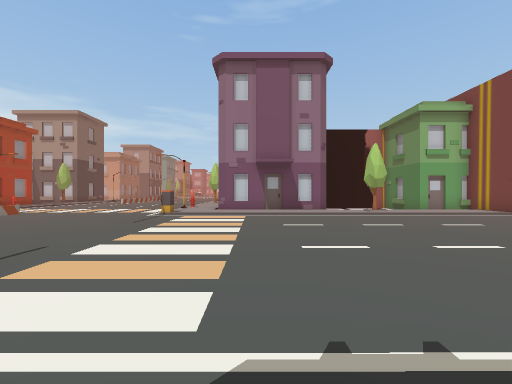
[1] (above)

16 first-person views from a walk through a Unity game level. The camera is 1.4 m above the floor, looks level and sees 90° across. The floor is counted in squares, 2 m on a side. Each view is taken from the middle of a square. On the plan, view 1 faces up. The plan holds only what a view shows up to about 9 squares ahead; the rest is blank. The place goes on beyond the plan.

[2]
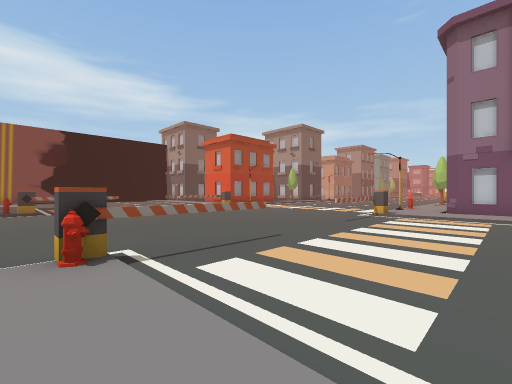

[3]
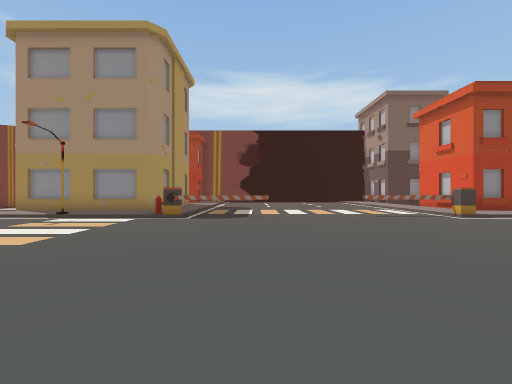

[4]
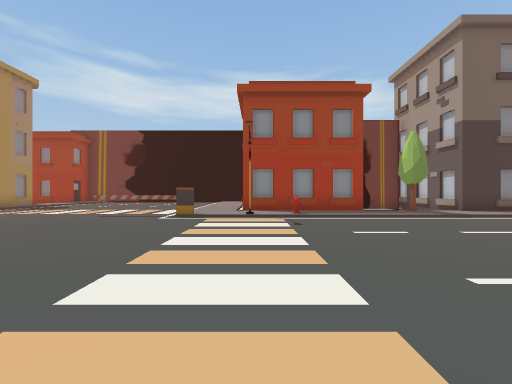

[5]
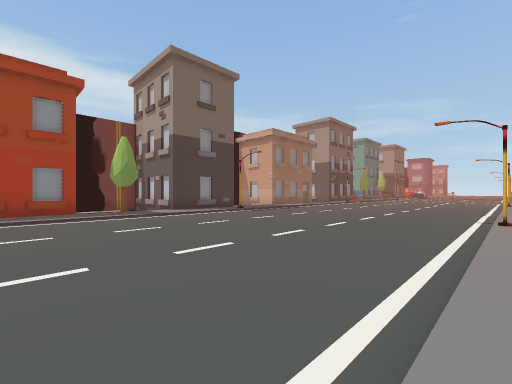

[6]
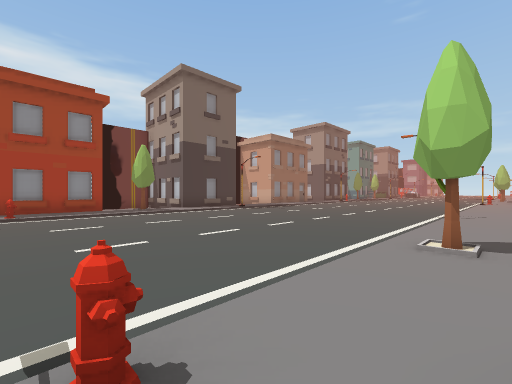

[7]
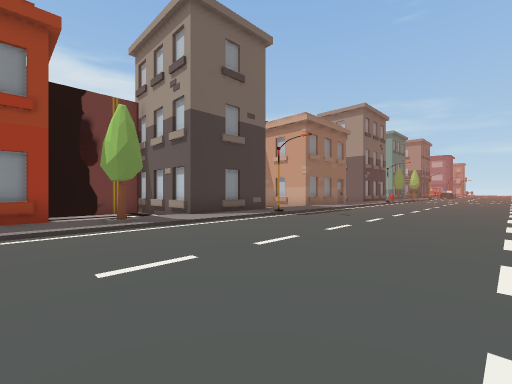

[8]
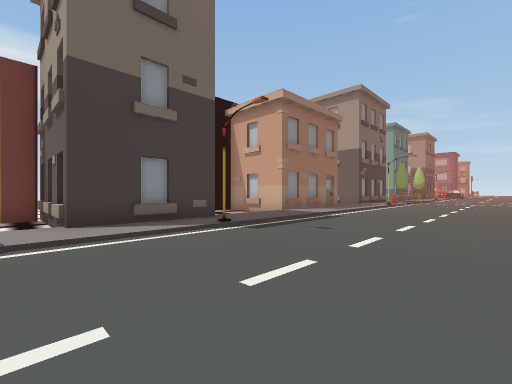

[9]
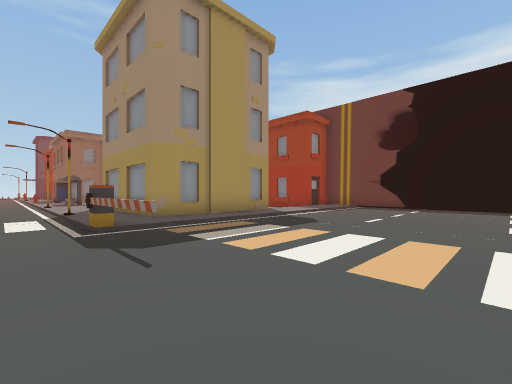

[10]
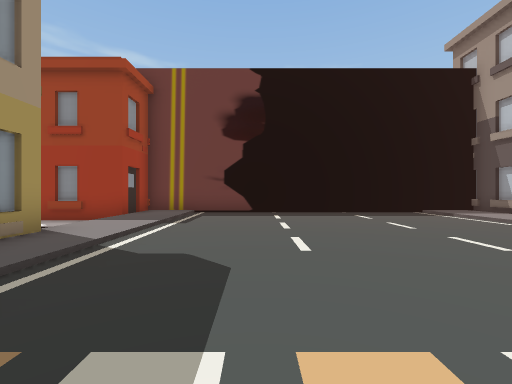

[11]
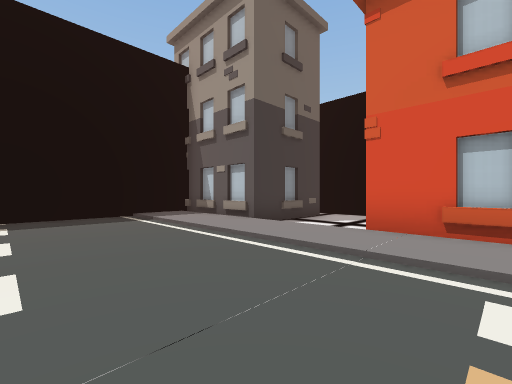

[12]
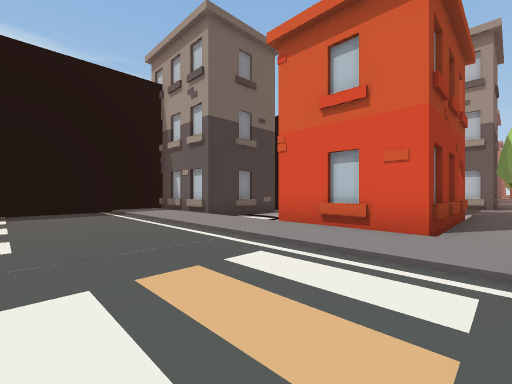

[13]
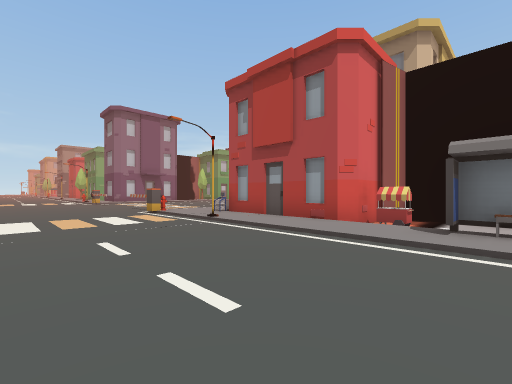

[14]
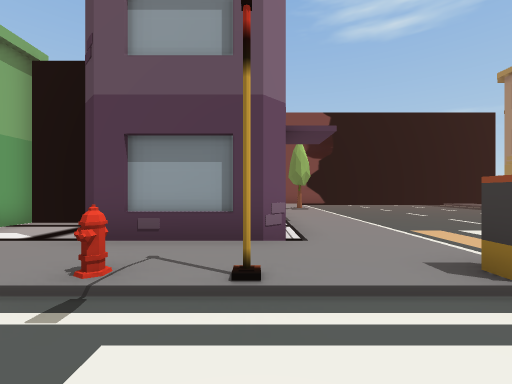

[15]
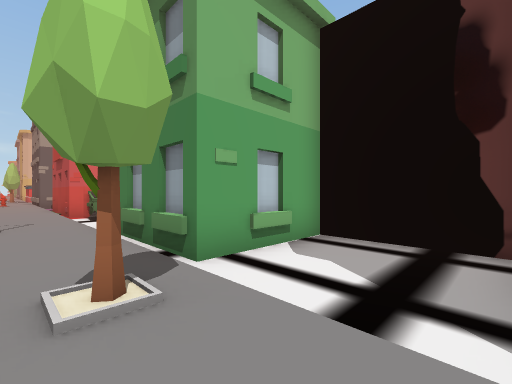

[16]
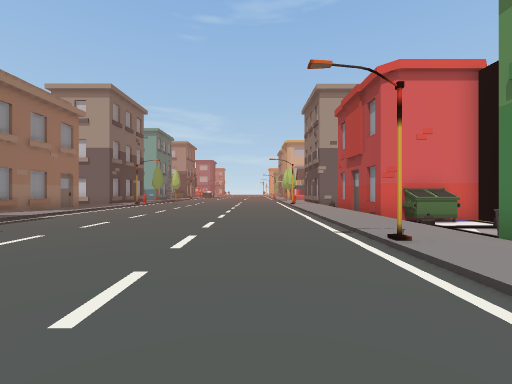

### Floor plan
Key: @ floor where view 1 was taken; # wall or solid block; . main floor; : floor 0.25 m higher than the main floor; / step, stairs or slope; B building; H hydrant; T tree; I bin; O other object.
Columns run from 22 left of view 1 to 9 right of it. Each row starts with its distance up from view 1.
 26          #:/.......::#
 25          B:/.......::B
 24           :/.......::#I#
 23          .:/.......:::O
 22          .:/.......::..
 21          B:/.......::OB
 20          #:#.......#:#
 19          #:/.......::#
 18       B###:/.......::#
 17       #...:/.......::#B##
 16       #. .T/.......T:...#
 15     ###. .:/.......::...#
 14     ..   B:/.......::...#
 13    #..   #:/.......::#
 12    B... ##O........H:#
 11 ####  B##B:#.......::##
 10 #::::::::::/.......::::::::
  9 #:::::::::O/.......O::::::O::::#
  8 #.........O........O...........
  7 #.........O........O..........
  6 #............................
  5 #...........................
  4 #..........................
  3 #..........O.......O......
  2 #..........O.......O.....
  1 #//////////O.......O////
  0 #:::::::::O........H::@
 -1 ##...#  ##:/.......:OB
 -2   B. B   B:/.. ....::#
 -3          #:#.  ....#:#
 -4          B:/.  ....::#
 -5          #:/.  ....::###
 -6            /.  ....::B.#
 -7                ....:: .#
 -8                ....:O
 -9                     O

Where each view was taken, in squares from view 1:
view 1: 0 up, 0 right, facing up
view 2: 0 up, 0 right, facing up-left
view 3: 3 up, 4 left, facing left
view 4: 11 up, 4 left, facing left
view 5: 13 up, 3 left, facing up-left
view 6: 12 up, 2 left, facing up-left
view 7: 14 up, 6 left, facing up-left
view 8: 17 up, 7 left, facing up-left
view 9: 6 up, 10 left, facing down-left
view 10: 3 up, 13 left, facing left
view 11: 6 up, 14 left, facing up-left
view 12: 6 up, 12 left, facing up-left
view 13: 8 down, 7 left, facing up-right
view 14: 11 up, 5 left, facing right
view 15: 14 up, 3 left, facing up-right
view 16: 17 up, 5 left, facing up
